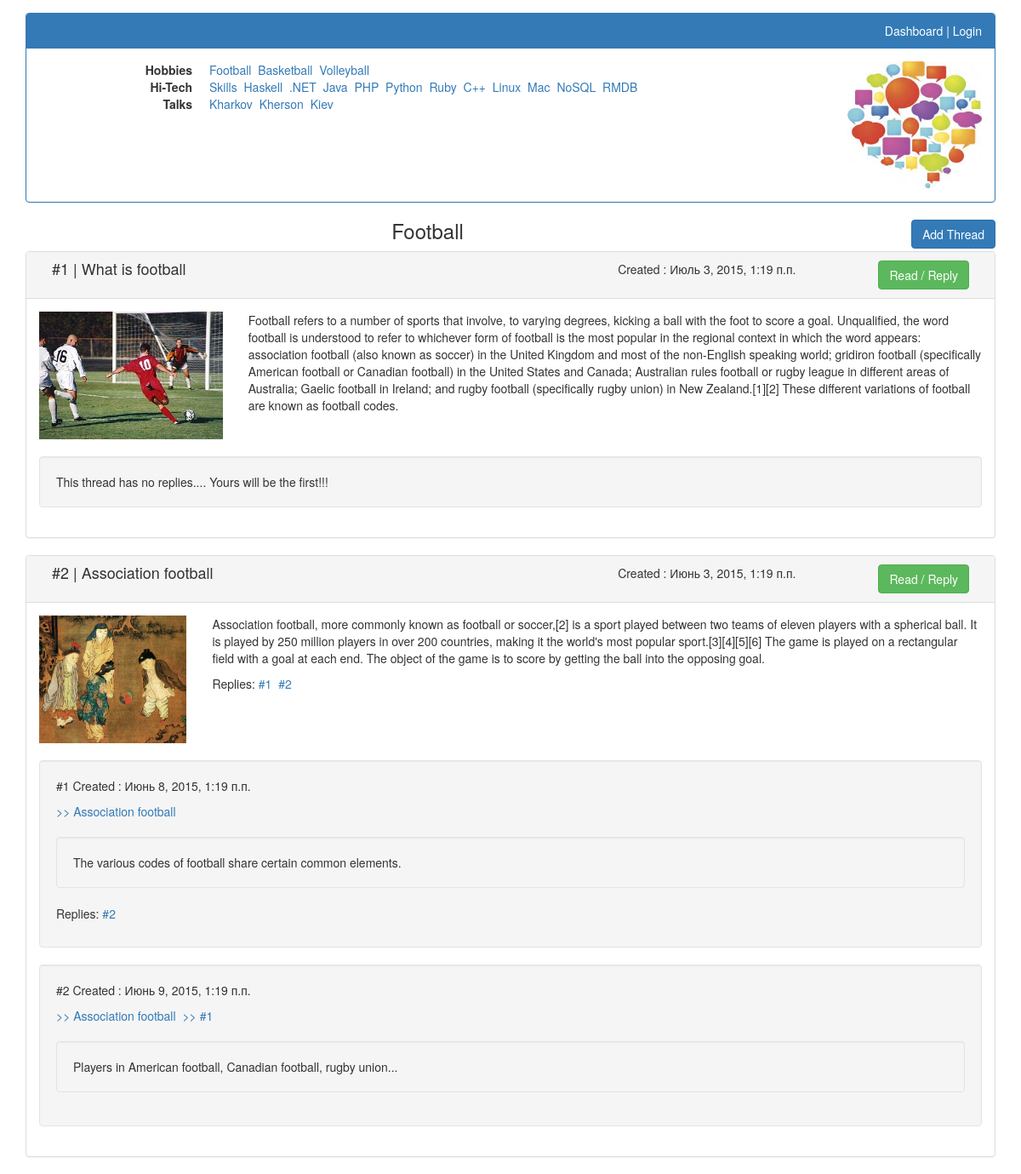
The app's page /threads_category/6/, older data.
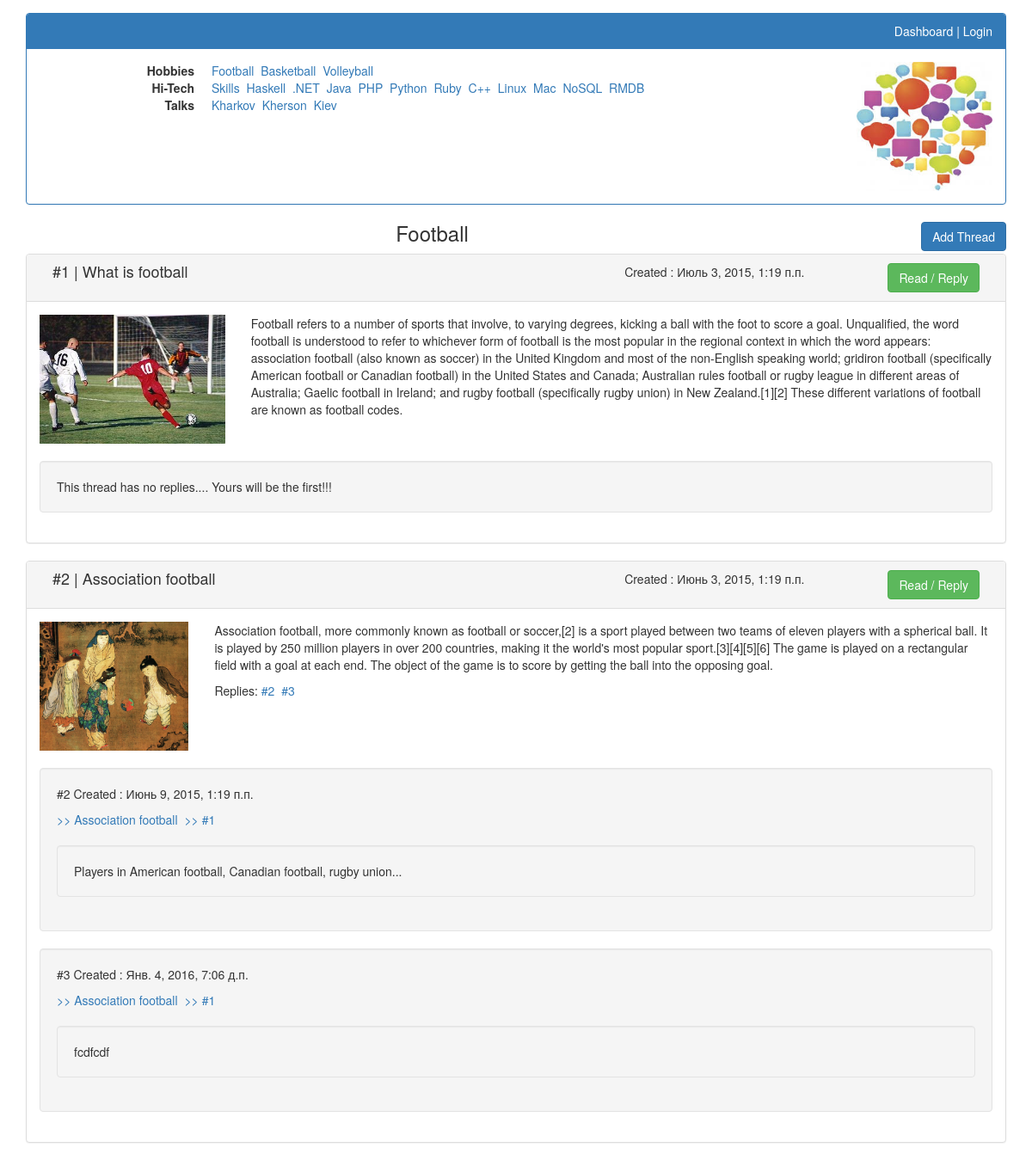
The same page, newer data.
### IT_FORUM/models.py (models this page shows, shortened)
class Category(models.Model):
    class Meta:
        db_table = 'category'
        verbose_name = 'Thread category'
        verbose_name_plural = 'Thread categories'
    category_title = models.CharField(max_length=250, verbose_name='Title', blank=False, unique=True)
    parent_category = models.ForeignKey("self", blank=True, null=True)
    def __str__(self):
        return self.category_title

class Thread(models.Model):
    class Meta:
        db_table = 'thread'
        verbose_name = 'Thread'
        verbose_name_plural = 'Threads'
    thread_author = models.CharField(max_length=250, verbose_name='Your name', blank=True)
    thread_author_email = models.EmailField(verbose_name='Your e-mail', blank=True)
    thread_title = models.CharField(max_length=250, verbose_name='Thread title', blank=False, unique=True)
    thread_text = models.TextField(verbose_name='Thread description', blank=False)
    thread_date = models.DateTimeField(auto_now_add=True, verbose_name='Created', blank=False)
    thread_change_date = models.DateTimeField(auto_now=True, verbose_name='Changed')
    thread_category = models.ForeignKey(Category)
    thread_image = models.ImageField(upload_to="", default="ImageNot.jpg")

class Reply(models.Model):
    class Meta:
        db_table = 'reply'
        verbose_name = 'Reply'
        verbose_name_plural = 'Replies'
    reply_author = models.CharField(max_length=250, verbose_name='Your name', blank=True)
    reply_author_email = models.EmailField(verbose_name='Your e-mail', blank=True)
    reply_text = models.TextField(verbose_name='Reply text', blank=False)
    reply_date = models.DateTimeField(auto_now_add=True, verbose_name='Created', blank=False)
    reply_to_thread = models.ForeignKey(Thread, null=True)
    reply_to_reply = models.ForeignKey("self", blank=True, null=True, related_name='replies_to_this')
    def __str__(self):
        return str(self.id)

### IT_FORUM/views.py (the view)
# urls.py: url(r'threads_category/([0-9]+)/$', show_threads_page,
def show_threads_page(request, category_id=6):
    args = dict()
    args['main_categories'] = get_cat_and_subcat_dict(request)
    args['threads_category_tittle'] = Category.objects.get(id=category_id)\
        .category_title
    if request.user.is_authenticated():
        form = ThreadForm(initial={'thread_author': request.user.get_username(),
                                   'thread_author_email': request.user.email})
        form.fields['thread_author'].widget.attrs['readonly'] = True
        form.fields['thread_author_email'].widget.attrs['readonly'] = True
        args["form"] = form
    else:
        args["form"] = ThreadForm
    request.session['category_id'] = category_id
    threads_with_replies_dict = dict()
    threads = Thread.objects.filter(thread_category__id=category_id)
    for thread in threads:
        replies_list = list(Reply.objects.filter(reply_to_thread__id=thread.id))[-2:]
        reply_with_sub_replies_dict = dict()
        for reply in replies_list:
            sub_replies = Reply.objects.filter(reply_to_reply__id=reply.id)
            reply_with_sub_replies_dict[reply] = sub_replies
        threads_with_replies_dict[thread] = reply_with_sub_replies_dict
    args['threads_with_replies'] = threads_with_replies_dict
    return render(request, "Threads_page_content.html", args)

### IT_FORUM/views.py (called while the page is built)
def get_cat_and_subcat_dict(request):
    categories_with_subcategories_dict = dict()
    categories_with_subcategories_dict["Hobbies"] = Category.objects.filter(
        parent_category__category_title="Hobbies")
    categories_with_subcategories_dict["Hi_Tech"] = Category.objects.filter(
        parent_category__category_title="Hi-Tech")
    categories_with_subcategories_dict["Talks"] = Category.objects.filter(
        parent_category__category_title="Talks")
    if request.user.is_authenticated():
        categories_with_subcategories_dict["Big_Boss"] = Category.objects\
            .filter(parent_category__category_title="Big Boss")
        categories_with_subcategories_dict["HR"] = Category.objects.filter(
            parent_category__category_title="HR")
    return categories_with_subcategories_dict

### templates/Threads_page_content.html (shortened to what this page needs)
{% extends 'Threads_page_header.html' %}
{% load staticfiles %}
{% load bootstrap3 %}
{% block threads_page_content %}
    <div class="col-lg-10" id="thread_category_header">
        <h3>{{ threads_category_tittle }}</h3>
    </div>
    <div class="col-lg-2" id="button_div">
        <a class="btn btn-primary" id="show_add_thread_form">Add Thread</a>
    </div>
    <div class="col-lg-8 col-lg-offset-2">
    </div>
    <div class="col-lg-12">
        {% for thread, reply_with_sub_replies_dict in threads_with_replies.items %}
            <div class="panel panel-default">
                <div class="panel-heading clearfix">
                    <div class="col-lg-7" id="thread_title">
                        <h4>#{{ thread.id }} | {{ thread.thread_title }}</h4>
                    </div>
                    <div class="col-lg-3" id="thread_date">
                        <p>Created : {{ thread.thread_date }}</p>
                    </div>
                    <div class="col-lg-2" id="button_div">
                        <a class="btn btn-success" href="{% url 'thread_page' thread.id %}">Read / Reply</a>
                    </div>
                </div>
                <div class="panel-body">
                    <div class="media">
                        <div class="media-left">
                            <img class="media-object logo_image" src="{{ thread.thread_image.url }}" alt="Thread image">
                        </div>
                        <div class="media-body">
                            <p>{{ thread.thread_text }}</p>
                            {% if reply_with_sub_replies_dict %}
                                <p>Replies:
                                    {% for reply, sub_replies in reply_with_sub_replies_dict.items %}
                                        <a href="{% url 'thread_page' thread.id %}"> #{{ reply.id }}&nbsp</a>
                                    {% endfor %}
                                </p>
                            {% endif %}
                        </div>
                        {% for reply, sub_replies in reply_with_sub_replies_dict.items %}
                            <div class="well reply">
                                <p>#{{ reply.id }} Created : {{ reply.reply_date }}</p>
                                <a href="#{{ thread.id }}">>> {{ thread.thread_title }}&nbsp</a>
                                {% if reply.reply_to_reply %}
                                    <a href="#{{ reply.reply_to_reply }}">>> #{{ reply.reply_to_reply }}</a>
                                {% endif %}
                                <div class="well reply">{{ reply.reply_text }}</div>
                                {% if reply.replies_to_this.all %}
                                    <p>Replies:
                                    {% for sub_reply in sub_replies %}
                                        <a href="{% url 'thread_page' thread.id %}">#{{ sub_reply.id }}&nbsp</a>
                                    {% endfor %}
                                {% endif %}
                            </div>
                        {% empty %}
                            <div class="well reply">This thread has no replies.... Yours will be the first!!!</div>
                        {% endfor %}
                    </div>
                </div>
            </div>
        {% endfor %}
    </div>
{% endblock %}

### templates/Threads_page_header.html (shortened to what this page needs)
{% extends 'BasePage.html' %}
{% load staticfiles %}
{% block threads_page_header %}
    <div class="col-lg-12">
        <div class="panel panel-primary">
            <div class="panel-heading" id="threads_header_panel_header">
                {% if user.is_anonymous %}
                    <a href="{% url 'home' %}">Dashboard</a> |
                    <a href="{% url 'user_login' %}">Login</a>
                {% else %}
                    <a href="{% url 'home' %}">Dashboard</a> | {{ user }}
                {% endif %}
            </div>
            <div class="panel-body">
                <div class="media">
                    <div class="media-body">
                        <dl class="dl-horizontal">
                            <dt>Hobbies</dt>
                            <dd>
                                {% for sub_cat in main_categories.Hobbies %}
                                    <a href="{% url 'threads_category_page' sub_cat.id %}">{{ sub_cat }}&nbsp</a>
                                {% endfor %}
                            </dd>
                            <dt>Hi-Tech</dt>
                            <dd>
                                {% for sub_cat in main_categories.Hi_Tech %}
                                    <a href="{% url 'threads_category_page' sub_cat.id %}">{{ sub_cat }}&nbsp</a>
                                {% endfor %}
                            </dd>
                            <dt>Talks</dt>
                            <dd>
                                {% for sub_cat in main_categories.Talks %}
                                    <a href="{% url 'threads_category_page' sub_cat.id %}">{{ sub_cat }}&nbsp</a>
                                {% endfor %}
                            </dd>
                        </dl>
                    </div>
                    <div class="media-right">
                        <img class="media-object logo_image"
                             src="{% static 'site_images/Logo.jpg' %}"
                             alt="Logo.jpg">
                    </div>
                </div>
            </div>
        </div>
    </div>
    {% block threads_page_content %}{% endblock %}
{% endblock %}

### templates/BasePage.html (shortened to what this page needs)
<!DOCTYPE html>
{% load staticfiles %}
<html lang="ru">
<head>
    <link href="{% static 'css/bootstrap.min.css' %}" rel="stylesheet">
    <link href="{% static 'css/style.css' %}" rel="stylesheet">
</head>
<body>
    <div class="container" id="main">
        <div class="row">
            {% block threads_page_header %}{% endblock %}
        </div>
    </div>
</body>
</html>

### static/css/style.css (style rules this page uses)
h4 { display:inline; }
.panel-heading a { color: white; }
.logo_image { height: 150px }
#main { padding-top: 15px; }
#threads_header_panel_header { text-align: right; }
#thread_category_header > h3, #show_add_thread_form_div { text-align: center; margin-top: 0; margin-bottom: 10px; }
#thread_title { text-align: left; }
#thread_date { text-align: center; }
.media-body { padding-left:20px; }
.reply { margin-top:20px; hyphens: auto; }
#button_div { text-align: right; }

Row changes from the older to the newer data that the page shows:
changed Thread "Association football": loses Reply (id "1", reply_date "Июнь 8, 2015, 1:19 п.п.", {{ thread.thread_title }} "Association football", reply_text "The various codes of football share certain common elements.", Reply (id "2"))
added Reply: id "3", reply_date "Янв. 4, 2016, 7:06 д.п.", {{ thread.thread_title }} "Association football", reply_to_reply "1", reply_text "fcdfcdf", shown under Thread "Association football"
